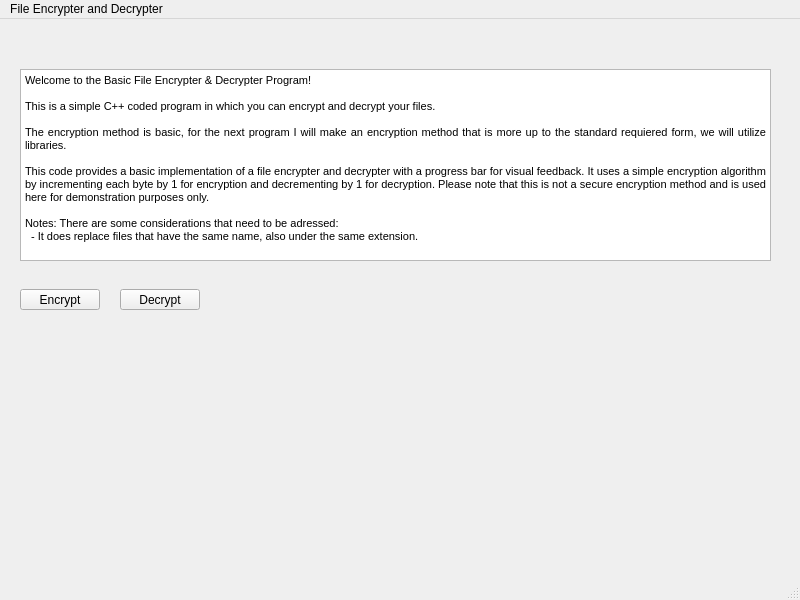
<?xml version="1.0" encoding="UTF-8"?>
<ui version="4.0">
 <class>MainWindow</class>
 <widget class="QMainWindow" name="MainWindow">
  <property name="geometry">
   <rect>
    <x>0</x>
    <y>0</y>
    <width>800</width>
    <height>600</height>
   </rect>
  </property>
  <property name="windowTitle">
   <string>MainWindow</string>
  </property>
  <widget class="QWidget" name="centralwidget">
   <widget class="QPushButton" name="encryptionButton">
    <property name="geometry">
     <rect>
      <x>20</x>
      <y>270</y>
      <width>80</width>
      <height>21</height>
     </rect>
    </property>
    <property name="text">
     <string>Encrypt</string>
    </property>
   </widget>
   <widget class="QPushButton" name="decryptionButton">
    <property name="geometry">
     <rect>
      <x>120</x>
      <y>270</y>
      <width>80</width>
      <height>21</height>
     </rect>
    </property>
    <property name="text">
     <string>Decrypt</string>
    </property>
   </widget>
   <widget class="QTextBrowser" name="textBrowser">
    <property name="geometry">
     <rect>
      <x>20</x>
      <y>50</y>
      <width>751</width>
      <height>192</height>
     </rect>
    </property>
    <property name="html">
     <string>&lt;!DOCTYPE HTML PUBLIC &quot;-//W3C//DTD HTML 4.0//EN&quot; &quot;http://www.w3.org/TR/REC-html40/strict.dtd&quot;&gt;
&lt;html&gt;&lt;head&gt;&lt;meta name=&quot;qrichtext&quot; content=&quot;1&quot; /&gt;&lt;style type=&quot;text/css&quot;&gt;
p, li { white-space: pre-wrap; }
&lt;/style&gt;&lt;/head&gt;&lt;body style=&quot; font-family:'MS Shell Dlg 2'; font-size:8.25pt; font-weight:400; font-style:normal;&quot;&gt;
&lt;p align=&quot;justify&quot; style=&quot; margin-top:0px; margin-bottom:0px; margin-left:0px; margin-right:0px; -qt-block-indent:0; text-indent:0px;&quot;&gt;Welcome to the Basic File Encrypter &amp;amp; Decrypter Program!&lt;/p&gt;
&lt;p align=&quot;justify&quot; style=&quot;-qt-paragraph-type:empty; margin-top:0px; margin-bottom:0px; margin-left:0px; margin-right:0px; -qt-block-indent:0; text-indent:0px;&quot;&gt;&lt;br /&gt;&lt;/p&gt;
&lt;p align=&quot;justify&quot; style=&quot; margin-top:0px; margin-bottom:0px; margin-left:0px; margin-right:0px; -qt-block-indent:0; text-indent:0px;&quot;&gt;This is a simple C++ coded program in which you can encrypt and decrypt your files.&lt;/p&gt;
&lt;p align=&quot;justify&quot; style=&quot;-qt-paragraph-type:empty; margin-top:0px; margin-bottom:0px; margin-left:0px; margin-right:0px; -qt-block-indent:0; text-indent:0px;&quot;&gt;&lt;br /&gt;&lt;/p&gt;
&lt;p align=&quot;justify&quot; style=&quot; margin-top:0px; margin-bottom:0px; margin-left:0px; margin-right:0px; -qt-block-indent:0; text-indent:0px;&quot;&gt;The encryption method is basic, for the next program I will make an encryption method that is more up to the standard requiered form, we will utilize libraries.&lt;/p&gt;
&lt;p align=&quot;justify&quot; style=&quot;-qt-paragraph-type:empty; margin-top:0px; margin-bottom:0px; margin-left:0px; margin-right:0px; -qt-block-indent:0; text-indent:0px;&quot;&gt;&lt;br /&gt;&lt;/p&gt;
&lt;p align=&quot;justify&quot; style=&quot; margin-top:0px; margin-bottom:0px; margin-left:0px; margin-right:0px; -qt-block-indent:0; text-indent:0px;&quot;&gt;&lt;span style=&quot; font-size:8pt;&quot;&gt;This code provides a basic implementation of a file encrypter and decrypter with a progress bar for visual feedback. It uses a simple encryption algorithm by incrementing each byte by 1 for encryption and decrementing by 1 for decryption. Please note that this is not a secure encryption method and is used here for demonstration purposes only.&lt;/span&gt;&lt;/p&gt;
&lt;p align=&quot;justify&quot; style=&quot;-qt-paragraph-type:empty; margin-top:0px; margin-bottom:0px; margin-left:0px; margin-right:0px; -qt-block-indent:0; text-indent:0px; font-size:8pt;&quot;&gt;&lt;br /&gt;&lt;/p&gt;
&lt;p align=&quot;justify&quot; style=&quot; margin-top:0px; margin-bottom:0px; margin-left:0px; margin-right:0px; -qt-block-indent:0; text-indent:0px;&quot;&gt;&lt;span style=&quot; font-size:8pt;&quot;&gt;Notes: There are some considerations that need to be adressed:&lt;/span&gt;&lt;/p&gt;
&lt;p align=&quot;justify&quot; style=&quot; margin-top:0px; margin-bottom:0px; margin-left:0px; margin-right:0px; -qt-block-indent:0; text-indent:0px;&quot;&gt;&lt;span style=&quot; font-size:8pt;&quot;&gt;  - It does replace files that have the same name, also under the same extension.&lt;/span&gt;&lt;/p&gt;&lt;/body&gt;&lt;/html&gt;</string>
    </property>
   </widget>
  </widget>
  <widget class="QMenuBar" name="menubar">
   <property name="geometry">
    <rect>
     <x>0</x>
     <y>0</y>
     <width>800</width>
     <height>20</height>
    </rect>
   </property>
   <widget class="QMenu" name="menuFile_Encrypter_and_Decrypter">
    <property name="title">
     <string>File Encrypter and Decrypter</string>
    </property>
   </widget>
   <addaction name="menuFile_Encrypter_and_Decrypter"/>
  </widget>
  <widget class="QStatusBar" name="statusbar"/>
 </widget>
 <resources/>
 <connections/>
</ui>
